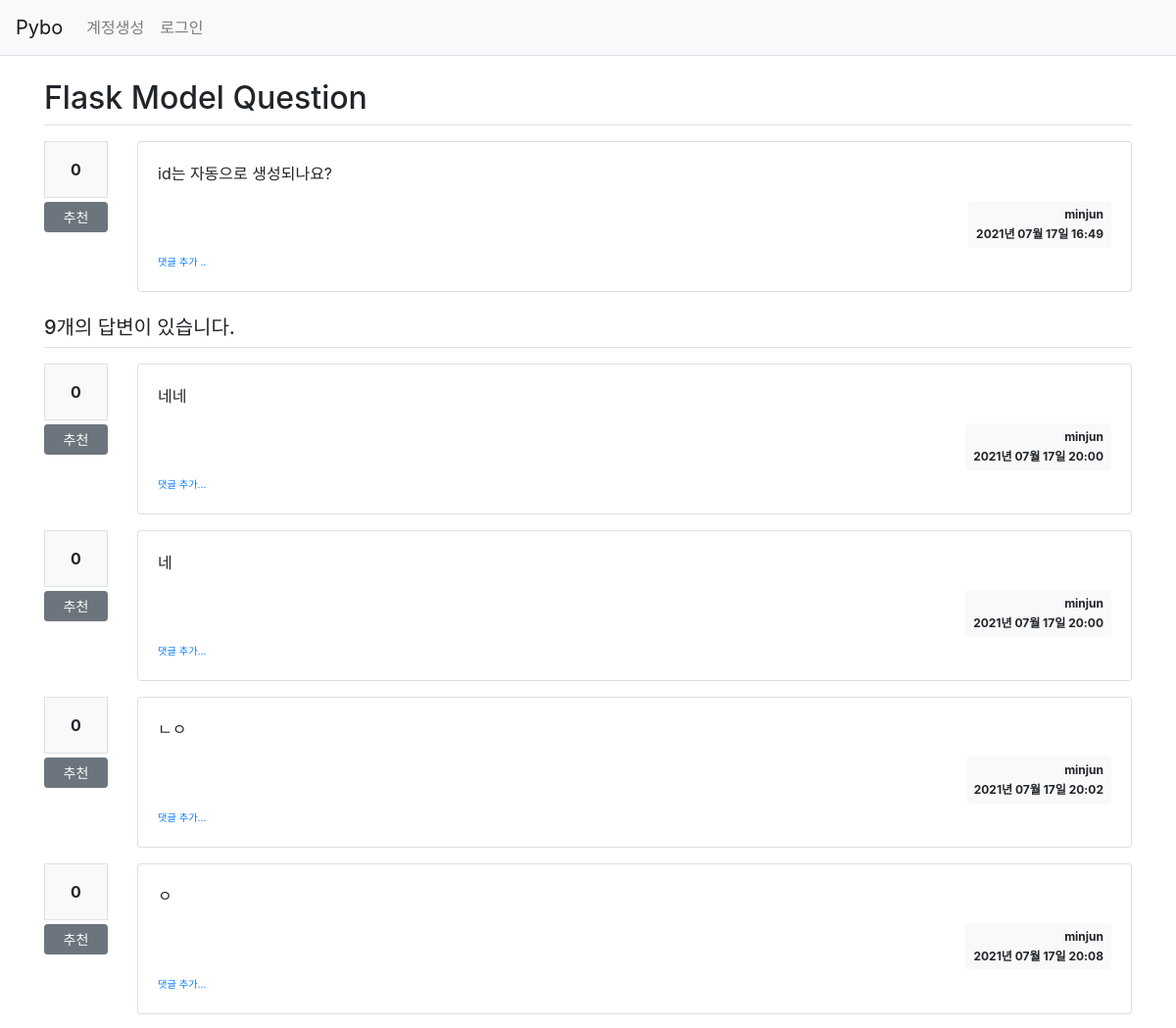
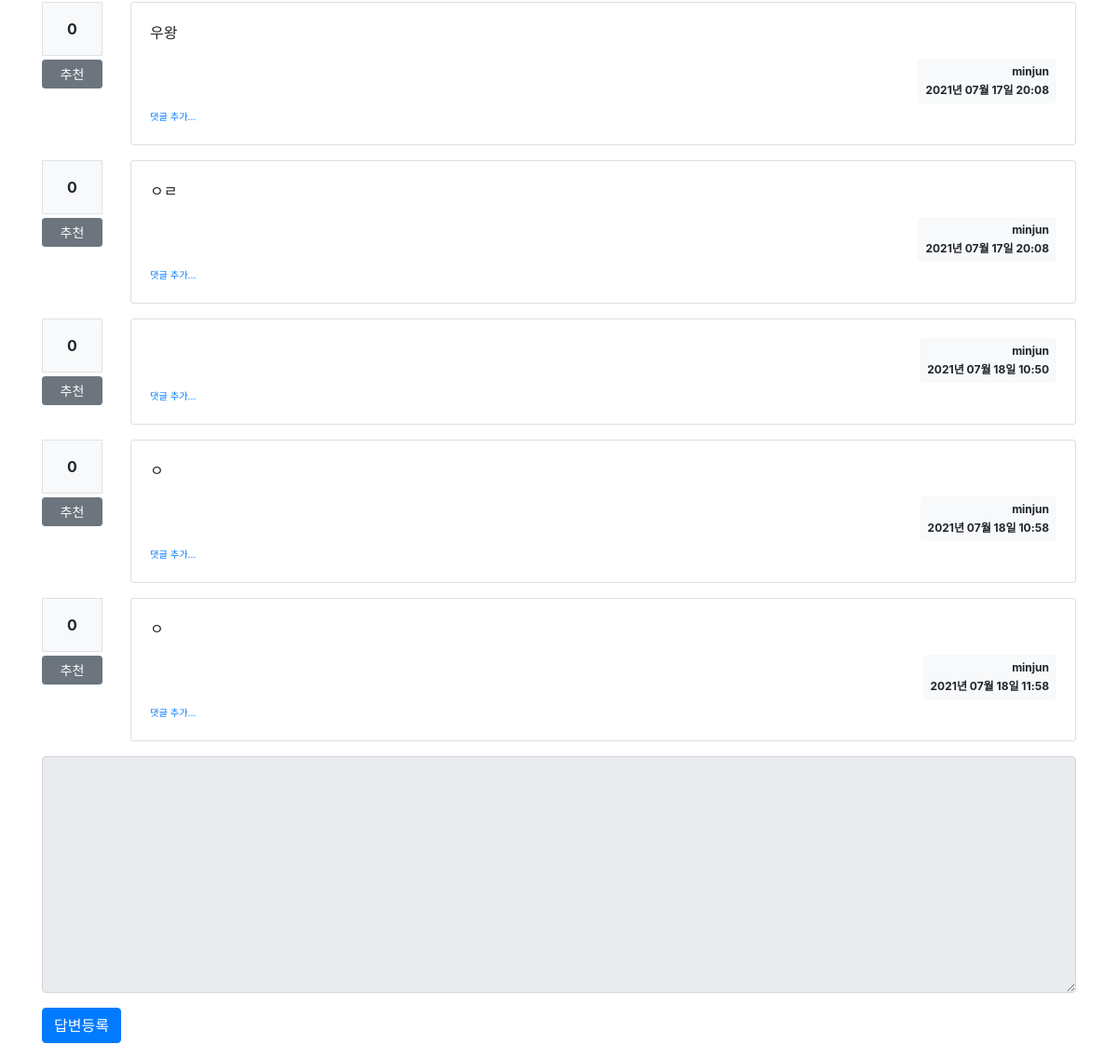
/question/detail/2, run on the app's committed database (2 pictures, top to bottom).
### pybo/models.py (models this page shows)
class Question(db.Model):
    id = db.Column(db.Integer, primary_key=True)
    subject = db.Column(db.String(200), nullable=False)
    content = db.Column(db.Text(), nullable = False)
    create_date = db.Column(db.DateTime(), nullable=False)
    user_id = db.Column(db.Integer, db.ForeignKey('user.id', ondelete = 'CASCADE'), nullable = False)
    user = db.relationship('User', backref=db.backref('question_set'))
    modify_date = db.Column(db.DateTime(), nullable=True)
    voter = db.relationship('User', secondary=question_voter, backref=db.backref('question_voter_set'))

class User(db.Model):
    id = db.Column(db.Integer, primary_key=True)
    username = db.Column(db.String(150), unique=True, nullable=False)
    password = db.Column(db.String(200), nullable=False)
    email = db.Column(db.String(120), nullable=False)

class Answer(db.Model):
    id = db.Column(db.Integer, primary_key = True)
    question_id = db.Column(db.Integer, db.ForeignKey('question.id',
    ondelete='CASCADE'))
    question = db.relationship('Question', backref=db.backref('answer_set', cascade = 'all, delete-orphan'))
    content = db.Column(db.Text(), nullable = False)
    create_date = db.Column(db.DateTime(), nullable = False)
    user_id = db.Column(db.Integer, db.ForeignKey('user.id', ondelete='CASCADE'),nullable = False)
    user = db.relationship('User', backref= db.backref('answer_set'))
    modify_date = db.Column(db.DateTime(), nullable=True)
    voter = db.relationship('User', secondary=answer_voter, backref=db.backref('answer_voter_set'))

### pybo/views/question_views.py (the view)
@bp.route('/detail/<int:question_id>')
def detail(question_id):
    form = AnswerForm()
    question = Question.query.get(question_id)
    return render_template('question/question_detail.html', question = question, form=form)

### pybo/forms.py
class AnswerForm(FlaskForm):
    content = TextAreaField('내용', validators=[DataRequired('내용은 필수입력 항목입니다.')])

### pybo/filter.py (called while the page is built)
def format_datetime(value, fmt="%Y년 %m월 %d일 %H:%M"):
    return value.strftime(fmt)

### pybo/views/auth_views.py (called while the page is built)
@bp.before_app_request
def load_logged_in_user():
    user_id = session.get('user_id')
    if user_id is None:
        g.user = None
    else:
        g.user = User.query.get(user_id)

### pybo/templates/question/question_detail.html (shortened to what this page needs)
{% extends 'base.html' %}
{% block content %}
<div class="container my-3">
    <h2 class="border-bottom py-2">{{ question.subject }}</h2>
    <div class="row my-3">
        <div class="col-1">
            <div class="bg-light text-center p-3 border font-weight-bolder mb-1">{{ question.voter|length }}</div>
            <a href="#" data-uri="{{ url_for('vote.question', question_id=question.id) }}" class="recommend btn btn-sm btn-secondary btn-block my-1">추천</a>
        </div>
        <div class="col-11">
            <div class="card">
                <div class="card-body">
                    <div class="card-text" style="white-space: pre-line;">{{ question.content|markdown}}</div>
                    <div class="d-flex justify-content-end">
                        <div class="badge badge-light p-2 text-right">
                            <div class="mb-2">{{ question.user.username }}</div>
                            <div>{{question.create_date|datetime }}</div>
                        </div>
                    </div>
                    <div>
                        <a href="{{ url_for('comment.create_question', question_id=question.id) }}" class="small"><small>댓글 추가 ..</small></a>
                    </div>
                </div>
        </div>
    </div>
    </div>
    <h5 class="border-bottom my-3 py-2">{{ question.answer_set|length }}개의 답변이 있습니다.</h5>
    {% for answer in question.answer_set %}
    <div class="row my-3">
        <div class="col-1">
            <div class="bg-light text-center p-3 border font-weight-bolder mb-1">{{ answer.voter|length }}</div>
            <a href="#" data-uri="{{ url_for('vote.answer', answer_id=answer.id) }}" class="recommend btn btn-sm btn-secondary btn-block my-1">추천</a>
        </div>
        <div class="col-11">
            <div class="card">
                <div class="card-body">
                    <div class="card-text" style="white-space: pre-line;">{{answer.content|markdown}}</div>
                    <div class="d-flex justify-content-end">
                            <div class="badge badge-light p-2 text-right">
                                <div class='mb-2'>{{ answer.user.username }}</div>
                                <div>{{ answer.create_date|datetime }}</div>
                            </div>
                    </div>
                    <div>
                        <a href="{{ url_for('comment.create_answer', answer_id=answer.id) }}" class="small"><small>댓글 추가...</small></a>
                    </div>
                </div>
            </div>
        </div>
    </div>
    {% endfor %}
    <form action="{{ url_for('answer.create', question_id=question.id) }}" method="post" class = "my-3">
        <div class="form-group">
            <textarea {% if not g.user %}disabled{% endif %} name="content" id="content" class="form-control" rows="10"></textarea>
        </div>
        <input type="submit" value="답변등록" class="btn btn-primary">
    </form>
</div>
{% endblock %}

### data on the page
Question: subject "Flask Model Question", content "id는 자동으로 생성되나요?", create_date "2021년 07월 17일 16:49"
User: user.username "minjun"
Answer: voter|length "0", content "네네", user.username "minjun", create_date "2021년 07월 17일 20:00"
Answer: voter|length "0", content "네", user.username "minjun", create_date "2021년 07월 17일 20:00"
Answer: voter|length "0", content "ㄴㅇ", user.username "minjun", create_date "2021년 07월 17일 20:02"
Answer: voter|length "0", content "ㅇ", user.username "minjun", create_date "2021년 07월 17일 20:08"
Answer: voter|length "0", content "우왕", user.username "minjun", create_date "2021년 07월 17일 20:08"
Answer: voter|length "0", content "ㅇㄹ", user.username "minjun", create_date "2021년 07월 17일 20:08"
Answer: voter|length "0", user.username "minjun", create_date "2021년 07월 18일 10:50"
Answer: voter|length "0", content "ㅇ", user.username "minjun", create_date "2021년 07월 18일 10:58"
Answer: voter|length "0", content "ㅇ", user.username "minjun", create_date "2021년 07월 18일 11:58"

### other printed values
{{ question.voter|length }} "0"
{{ question.answer_set|length }} "9"
